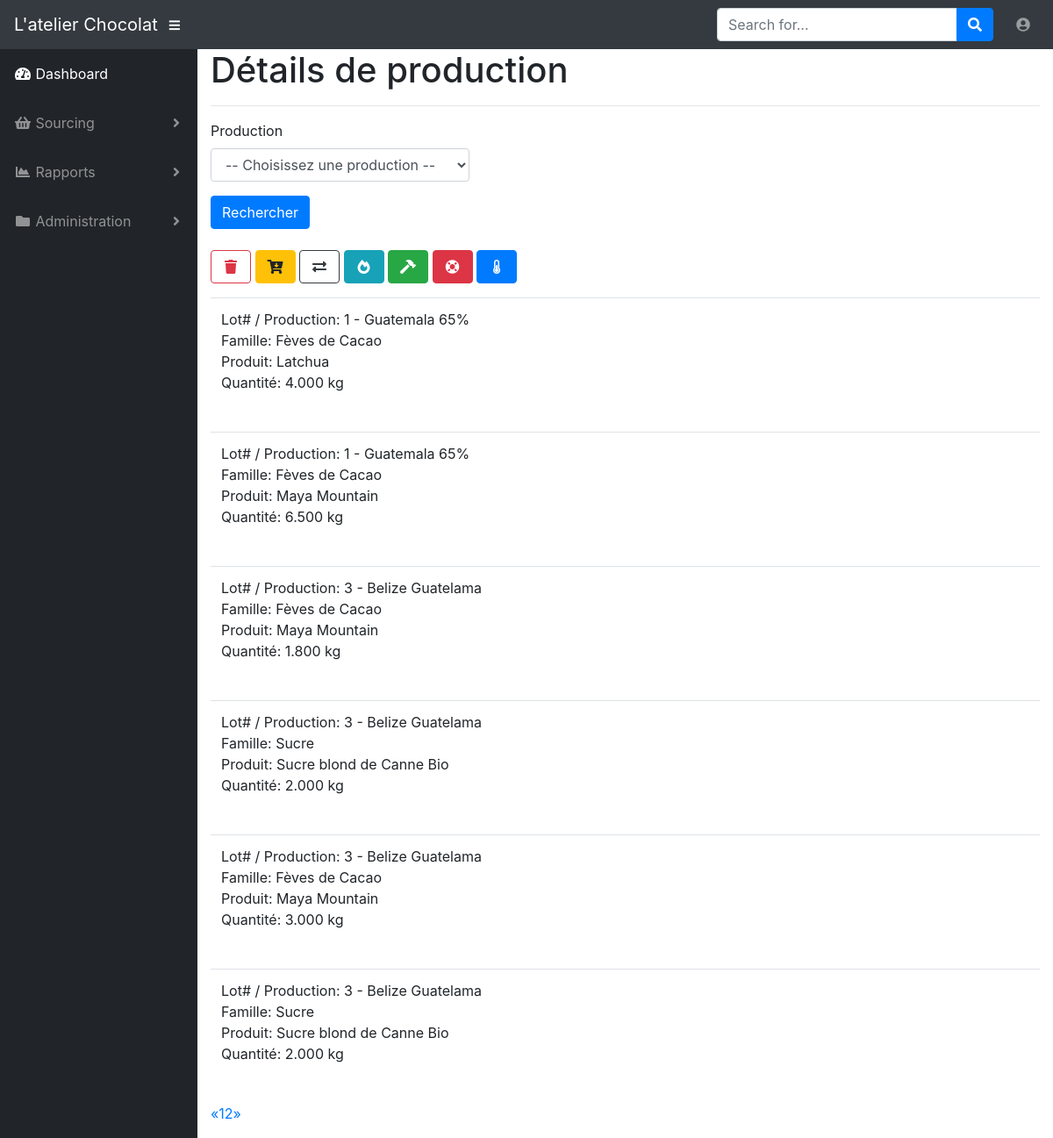
Page /view_production_item (signed in) on the earlier database version.
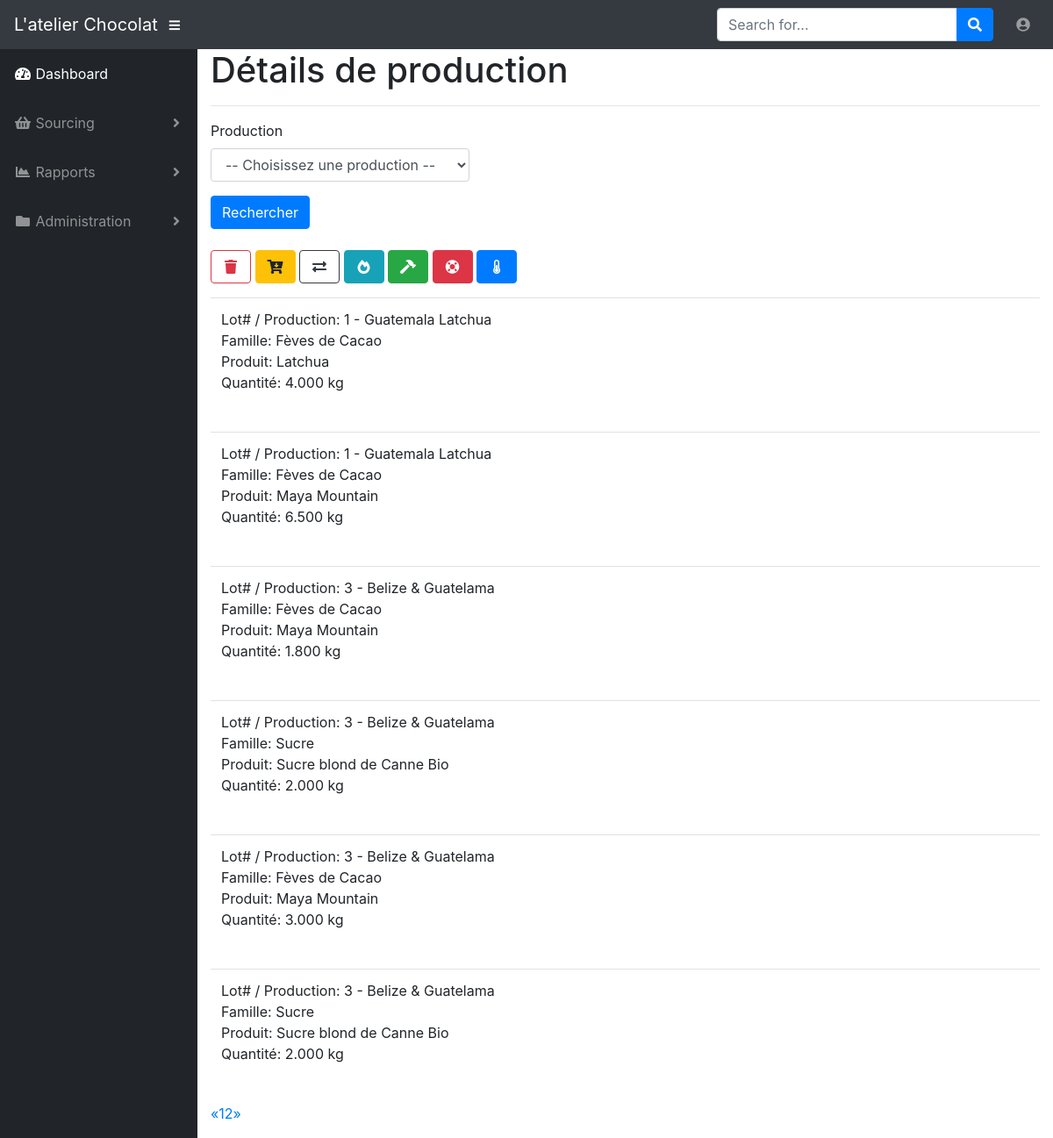
Same page on the later database version.
### app/models.py (models this page shows, shortened)
class ProductionItem(db.Model):
    id = db.Column(db.Integer, primary_key=True)
    production_id = db.Column(db.Integer, db.ForeignKey('production.id'))
    product_family_id = db.Column(db.Integer, db.ForeignKey('product_family.id'))
    product_id = db.Column(db.Integer, db.ForeignKey('product.id'))
    quantity = db.Column(db.DECIMAL(6, 3))

class Production(db.Model):
    id = db.Column(db.Integer, primary_key=True)
    date = db.Column(db.Date, index=True)
    name = db.Column(db.String(64), index=True)
    comment = db.Column(db.Text())
    timestamp = db.Column(db.DateTime, index=True, default=datetime.utcnow)
    user_id = db.Column(db.Integer, db.ForeignKey('user.id'))
    production_items = db.relationship('ProductionItem', backref='production_production_item', lazy='dynamic')

class ProductFamily(db.Model):
    id = db.Column(db.Integer, primary_key=True)
    name = db.Column(db.String(64), index=True, unique=True)
    icon = db.Column(db.String(32))
    products = db.relationship('Product', backref='product_product', lazy='dynamic')
    production_items = db.relationship('ProductionItem', backref='product_family_production_item', lazy='dynamic')

class Product(db.Model):
    id = db.Column(db.Integer, primary_key=True)
    name = db.Column(db.String(4), index=True, unique=True)
    origin = db.Column(db.String(32), index=True)
    organic = db.Column(db.Boolean())
    fair_trade = db.Column(db.Boolean())
    crop = db.Column(db.Integer)
    comment = db.Column(db.Text())
    colour = db.Column(db.String(16))
    product_family_id = db.Column(db.Integer, db.ForeignKey('product_family.id'))
    production_items = db.relationship('ProductionItem', backref='product_production_item', lazy='dynamic')

### app/productions/routes.py (the view)
@bp.route('/view_production_item', methods=['GET', 'POST'])
@login_required
def view_production_item():
    production_item_search = ProductionItem.query
    form = ViewProductionForm()
    if form.validate_on_submit():
        production = form.production_id.data
        production_item_search = production_item_search.filter(ProductionItem.production_id == production.id).order_by(
            ProductionItem.production_production_item.id.asc())
    page = request.args.get('page', 1, type=int)
    pagination = production_item_search.paginate(page, 6, False)
    production_items = pagination.items
    return render_template('productions/view_production_item.html', title='Afficher une production',
                           production_items=production_items, pagination=pagination, form=form)

### app/productions/forms.py
class ViewProductionForm(FlaskForm):
    production_id = QuerySelectField('Production', validators=[DataRequired()],
                                     query_factory=get_productions,
                                     allow_blank=True,
                                     get_label='id',
                                     blank_text=u'-- Choisissez une production --')
    submit = SubmitField('Rechercher')

### app/models.py (called while the page is built)
@login.user_loader
def load_user(id):
    return User.query.get(int(id))

### app/productions/forms.py (called while the page is built)
def get_productions():
    return Production.query.order_by(Production.id)

### app/templates/productions/view_production_item.html
{% extends "base.html" %}
{% import 'bootstrap/wtf.html' as wtf %}
{% import "_macros.html" as macros %}
{% block app_content %}
    <h1>Détails de production</h1>
    <hr>
    <table class="table table-hover">
        <tr>
            <div class="row">
                <div class="col-sm-4">
                    {{ wtf.quick_form(form, button_map={'submit' : 'primary'}) }}
                </div>
            </div>
            <br>
            <div class="row">
                <div class="col-sm-6">
                    <form class="form form-horizontal" method="post" role="form">
                    <a action="{{ url_for('productions.delete_production', id=id) }}"><button type="submit" class="btn btn-outline-danger"><i class="fas fa-fw fa-trash"></i></button></a>
                    <a action="{{ url_for('productions.add_production_item') }}"><button type="submit" class="btn btn-warning"><i class="fas fa-fw fa-cart-arrow-down"></i></button></a>
                    <a action="{{ url_for('productions.view_production_item') }}"><button type="submit" class="btn btn-outline-dark"><i class="fas fa-fw fa-exchange-alt"></i></button></a>
                    <a action="{{ url_for('productions.view_production_item') }}"><button type="submit" class="btn btn-info"><i class="fas fa-fw fa-fire-alt"></i></button></a>
                    <a action="{{ url_for('productions.view_production_item') }}"><button type="submit" class="btn btn-success"><i class="fas fa-fw fa-hammer"></i></button></a>
                    <a action="{{ url_for('productions.view_production_item') }}"><button type="submit" class="btn btn-danger"><i class="fas fa-fw fa-life-ring"></i></button></a>
                    <a action="{{ url_for('productions.view_production_item') }}"><button type="submit" class="btn btn-primary"><i class="fas fa-fw fa-thermometer-half"></i></button></a>
                    </form>
                </div>
            </div>
        </tr>
        <tr>
            <div class="col-sm-6">
                <div class="pagination">
                    {% for production_item in production_items %}
                        {% include 'productions/_production_item.html' %}
                    {% endfor %}
                {{ macros.pagination_widget(pagination, 'productions.view_production_item', id=id) }}
                </div>
            </div>
        </tr>
    </table>
{% endblock %}

### app/templates/productions/_production_item.html
<table class="table table-hover">
    <tr>
        <td>
            <div class="row">
                <div class="col-sm-6">
                    <p>Lot# / Production: {{ production_item.production_id }} - {{ production_item.production_production_item.name }}<br>
                    Famille: {{ production_item.product_family_production_item.name }}<br>
                    Produit: {{ production_item.product_production_item.name }}<br>
                    Quantité: {{ production_item.quantity }} kg</p>
                </div>
            </div>
        </td>
    </tr>
</table>

Differences in the rows shown:
changed through a linked row, ProductionItem "Latchua": production_production_item.name "Guatemala 65%" → "Guatemala Latchua"
changed through a linked row, ProductionItem (number 2 of 6 on the later page): production_production_item.name "Guatemala 65%" → "Guatemala Latchua"
changed through a linked row, ProductionItem (number 3 of 6 on the later page): production_production_item.name "Belize Guatelama" → "Belize & Guatelama"
changed through a linked row, ProductionItem (number 4 of 6 on the later page): production_production_item.name "Belize Guatelama" → "Belize & Guatelama"
changed through a linked row, ProductionItem (number 5 of 6 on the later page): production_production_item.name "Belize Guatelama" → "Belize & Guatelama"
changed through a linked row, ProductionItem (number 6 of 6 on the later page): production_production_item.name "Belize Guatelama" → "Belize & Guatelama"
